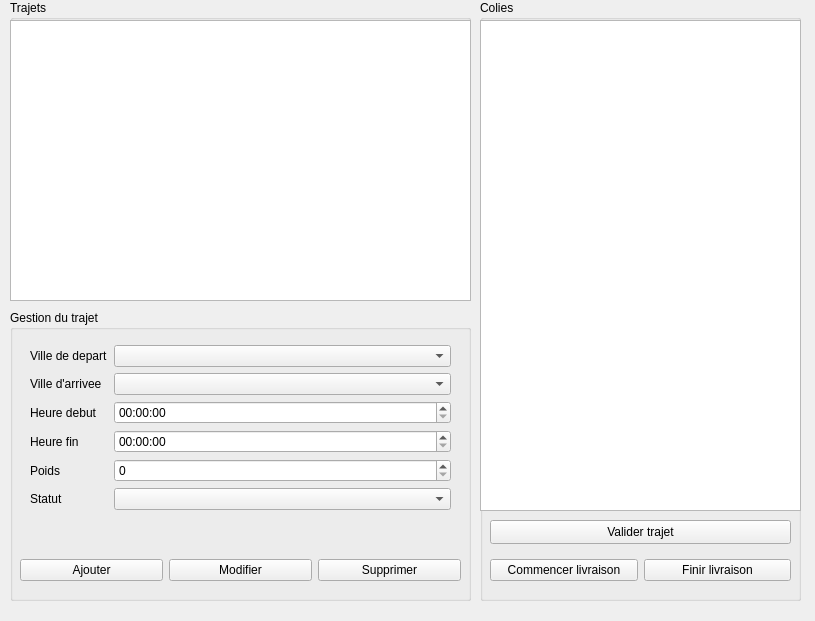
<?xml version="1.0" encoding="UTF-8"?>
<ui version="4.0">
 <class>ChauffeurPanel</class>
 <widget class="QMainWindow" name="ChauffeurPanel">
  <property name="geometry">
   <rect>
    <x>0</x>
    <y>0</y>
    <width>815</width>
    <height>621</height>
   </rect>
  </property>
  <property name="windowTitle">
   <string>Chauffeur Interface</string>
  </property>
  <widget class="QWidget" name="centralwidget">
   <widget class="QGroupBox" name="groupBox">
    <property name="geometry">
     <rect>
      <x>10</x>
      <y>310</y>
      <width>461</width>
      <height>291</height>
     </rect>
    </property>
    <property name="title">
     <string>Gestion du trajet</string>
    </property>
    <widget class="QWidget" name="formLayoutWidget">
     <property name="geometry">
      <rect>
       <x>10</x>
       <y>35</y>
       <width>441</width>
       <height>191</height>
      </rect>
     </property>
     <layout class="QFormLayout" name="formLayout">
      <property name="leftMargin">
       <number>10</number>
      </property>
      <property name="rightMargin">
       <number>10</number>
      </property>
      <item row="0" column="0">
       <widget class="QLabel" name="label">
        <property name="text">
         <string>Ville de depart</string>
        </property>
       </widget>
      </item>
      <item row="1" column="0">
       <widget class="QLabel" name="label_2">
        <property name="text">
         <string>Ville d'arrivee</string>
        </property>
       </widget>
      </item>
      <item row="2" column="0">
       <widget class="QLabel" name="label_3">
        <property name="text">
         <string>Heure debut</string>
        </property>
       </widget>
      </item>
      <item row="3" column="0">
       <widget class="QLabel" name="label_4">
        <property name="text">
         <string>Heure fin</string>
        </property>
       </widget>
      </item>
      <item row="4" column="0">
       <widget class="QLabel" name="label_5">
        <property name="text">
         <string>Poids</string>
        </property>
       </widget>
      </item>
      <item row="5" column="0">
       <widget class="QLabel" name="label_6">
        <property name="text">
         <string>Statut</string>
        </property>
       </widget>
      </item>
      <item row="3" column="1">
       <widget class="QTimeEdit" name="endField"/>
      </item>
      <item row="2" column="1">
       <widget class="QTimeEdit" name="beginField"/>
      </item>
      <item row="1" column="1">
       <widget class="QComboBox" name="toField"/>
      </item>
      <item row="0" column="1">
       <widget class="QComboBox" name="fromField"/>
      </item>
      <item row="4" column="1">
       <widget class="QSpinBox" name="poidsField"/>
      </item>
      <item row="5" column="1">
       <widget class="QComboBox" name="statusField"/>
      </item>
     </layout>
    </widget>
    <widget class="QWidget" name="layoutWidget">
     <property name="geometry">
      <rect>
       <x>10</x>
       <y>240</y>
       <width>441</width>
       <height>41</height>
      </rect>
     </property>
     <layout class="QHBoxLayout" name="horizontalLayout">
      <item>
       <widget class="QPushButton" name="addTraButton">
        <property name="text">
         <string>Ajouter</string>
        </property>
       </widget>
      </item>
      <item>
       <widget class="QPushButton" name="editTraButton">
        <property name="text">
         <string>Modifier</string>
        </property>
       </widget>
      </item>
      <item>
       <widget class="QPushButton" name="delTraButton">
        <property name="text">
         <string>Supprimer</string>
        </property>
       </widget>
      </item>
     </layout>
    </widget>
   </widget>
   <widget class="QGroupBox" name="groupBox_3">
    <property name="geometry">
     <rect>
      <x>10</x>
      <y>0</y>
      <width>461</width>
      <height>301</height>
     </rect>
    </property>
    <property name="title">
     <string>Trajets</string>
    </property>
    <widget class="QListWidget" name="listTrajets">
     <property name="geometry">
      <rect>
       <x>0</x>
       <y>20</y>
       <width>461</width>
       <height>281</height>
      </rect>
     </property>
    </widget>
   </widget>
   <widget class="QGroupBox" name="groupBox_2">
    <property name="geometry">
     <rect>
      <x>480</x>
      <y>0</y>
      <width>321</width>
      <height>601</height>
     </rect>
    </property>
    <property name="title">
     <string>Colies</string>
    </property>
    <widget class="QListWidget" name="listColis">
     <property name="geometry">
      <rect>
       <x>0</x>
       <y>20</y>
       <width>321</width>
       <height>491</height>
      </rect>
     </property>
    </widget>
    <widget class="QPushButton" name="validateTrajetButton">
     <property name="geometry">
      <rect>
       <x>10</x>
       <y>520</y>
       <width>301</width>
       <height>24</height>
      </rect>
     </property>
     <property name="text">
      <string>Valider trajet</string>
     </property>
    </widget>
   </widget>
   <widget class="QWidget" name="layoutWidget">
    <property name="geometry">
     <rect>
      <x>490</x>
      <y>550</y>
      <width>301</width>
      <height>41</height>
     </rect>
    </property>
    <layout class="QHBoxLayout" name="horizontalLayout_2">
     <item>
      <widget class="QPushButton" name="deliverPackageButton">
       <property name="text">
        <string>Commencer livraison</string>
       </property>
      </widget>
     </item>
     <item>
      <widget class="QPushButton" name="markDeliveredButton">
       <property name="text">
        <string>Finir livraison</string>
       </property>
      </widget>
     </item>
    </layout>
   </widget>
  </widget>
 </widget>
 <resources/>
 <connections/>
</ui>
